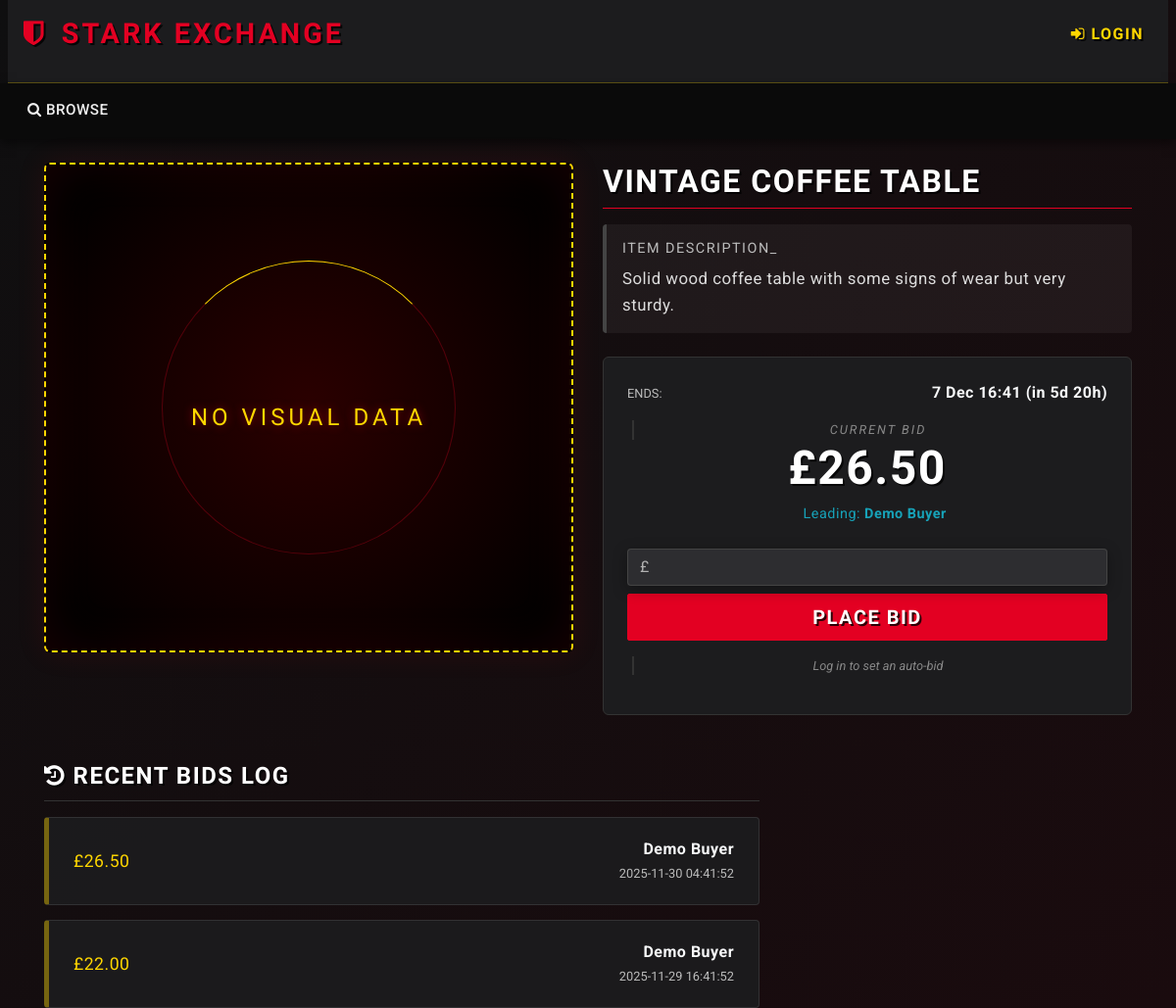
/listing.php?item_id=1, run on the app's committed database.
### tables this page shows
CREATE TABLE auctions (
    auction_id    INT AUTO_INCREMENT PRIMARY KEY,
    item_id       INT NOT NULL,
    seller_id     INT NOT NULL,
    start_price   DECIMAL(10,2) NOT NULL,
    reserve_price DECIMAL(10,2),
    start_date    DATETIME NOT NULL DEFAULT CURRENT_TIMESTAMP,
    end_date      DATETIME NOT NULL,
    winner_id     INT NULL,
     
     
     
     
     
     
    status        ENUM('pending','active','finished','cancelled','removed')
                  NOT NULL DEFAULT 'pending',

    CONSTRAINT fk_auctions_item
        FOREIGN KEY (item_id)
        REFERENCES items(item_id)
        ON DELETE CASCADE
        ON UPDATE CASCADE,

    CONSTRAINT fk_auctions_seller
        FOREIGN KEY (seller_id)
        REFERENCES users(user_id)
        ON DELETE CASCADE
        ON UPDATE CASCADE,

    CONSTRAINT fk_auctions_winner
        FOREIGN KEY (winner_id)
        REFERENCES users(user_id)
        ON DELETE SET NULL
        ON UPDATE CASCADE
);

CREATE TABLE items (
    item_id      INT AUTO_INCREMENT PRIMARY KEY,
    title        VARCHAR(255) NOT NULL,
    description  TEXT,
    image_path   VARCHAR(255) DEFAULT NULL,
    category_id  INT NOT NULL,
    seller_id    INT NOT NULL,
    created_at   DATETIME NOT NULL DEFAULT CURRENT_TIMESTAMP,

    CONSTRAINT fk_items_category
        FOREIGN KEY (category_id)
        REFERENCES categories(category_id)
        ON DELETE RESTRICT
        ON UPDATE CASCADE,

    CONSTRAINT fk_items_seller
        FOREIGN KEY (seller_id)
        REFERENCES users(user_id)
        ON DELETE CASCADE
        ON UPDATE CASCADE
);

CREATE TABLE users (
    user_id        INT AUTO_INCREMENT PRIMARY KEY,
    name           VARCHAR(100) NOT NULL,
    email          VARCHAR(255) NOT NULL UNIQUE,
    password_hash  VARCHAR(255) NOT NULL,
    role_id        INT NOT NULL,
    created_at     DATETIME NOT NULL DEFAULT CURRENT_TIMESTAMP,

    CONSTRAINT fk_users_role
        FOREIGN KEY (role_id)
        REFERENCES roles(role_id)
        ON DELETE RESTRICT
        ON UPDATE CASCADE
);

CREATE TABLE bids (
    bid_id      INT AUTO_INCREMENT PRIMARY KEY,
    auction_id  INT NOT NULL,
    buyer_id    INT NOT NULL,
    bid_amount  DECIMAL(10,2) NOT NULL,
    bid_time    DATETIME NOT NULL DEFAULT CURRENT_TIMESTAMP,

    CONSTRAINT fk_bids_auction
        FOREIGN KEY (auction_id)
        REFERENCES auctions(auction_id)
        ON DELETE CASCADE
        ON UPDATE CASCADE,

    CONSTRAINT fk_bids_buyer
        FOREIGN KEY (buyer_id)
        REFERENCES users(user_id)
        ON DELETE CASCADE
        ON UPDATE CASCADE
);

### utilities.php (called while the page is built, shortened)
<?php
function get_db() {
    static $conn = null;
    if ($conn === null) {
        $conn = new mysqli(DB_HOST, DB_USER, DB_PASS, DB_NAME);
        $conn->set_charset(DB_CHARSET);
    }
    return $conn;
}
function db_query($sql, $types = '', $params = []) {
    $conn = get_db();
    $stmt = $conn->prepare($sql);
    $stmt->bind_param($types, ...$params);
    if (!$stmt->execute()) {
        die('Execute failed: ' . $stmt->error);
    }
    return $stmt->get_result();
}
function is_logged_in() {
    return isset($_SESSION['user_id']);
}
function current_user_role() {
    return $_SESSION['role_name'] ?? null;
}
function display_time_remaining($interval) {
    if ($interval->days == 0 && $interval->h == 0) {
      $time_remaining = $interval->format('%im %Ss');
    }
    else if ($interval->days == 0) {
      $time_remaining = $interval->format('%hh %im');
    }
    else {
      $time_remaining = $interval->format('%ad %hh');
    }
  return $time_remaining;
}
?>

### listing.php (the view, shortened to what this page needs)
<?php
require_once 'utilities.php';
include_once 'header.php';
$item_id = (int)$_GET['item_id'];
$sql = "
    SELECT
      a.auction_id,
      a.start_price,
      a.end_date,
      a.status,
      a.winner_id,
      i.title,
      i.description,
      i.image_path
    FROM auctions a
    JOIN items i ON a.item_id = i.item_id
    WHERE i.item_id = ?
    ORDER BY a.end_date DESC
    LIMIT 1
";
$result = db_query($sql, 'i', [$item_id]);
$row = $result->fetch_assoc();
$auction_id  = (int)$row['auction_id'];
$title       = $row['title'];
$description = $row['description'];
$start_price = (float)$row['start_price'];
$end_time    = new DateTime($row['end_date']);
$winner_id   = $row['winner_id'] !== null ? (int)$row['winner_id'] : null;
$image_path  = $row['image_path'];
$sql_bid = "
    SELECT
      COUNT(*) AS num_bids,
      MAX(bid_amount) AS max_bid
    FROM bids
    WHERE auction_id = ?
";
$result_bid = db_query($sql_bid, 'i', [$auction_id]);
$bid_row = $result_bid->fetch_assoc();
$num_bids = (int)$bid_row['num_bids'];
$max_bid  = $bid_row['max_bid'];
$current_price = ($max_bid === null) ? $start_price : (float)$max_bid;
$current_winner = null;
if ($num_bids > 0) {
    $sql_winner = "
        SELECT u.name
        FROM bids b
        JOIN users u ON b.buyer_id = u.user_id
        WHERE b.auction_id = ?
        ORDER BY b.bid_amount DESC, b.bid_time ASC
        LIMIT 1
    ";
    $result_winner = db_query($sql_winner, 'i', [$auction_id]);
    if ($result_winner && $winner_row = $result_winner->fetch_assoc()) {
        $current_winner = $winner_row['name'];
    }
}
$has_session = is_logged_in();
$paid = false;
$now = new DateTime();
$time_remaining = '';
if ($now < $end_time) {
    $time_to_end = date_diff($now, $end_time);
    $time_remaining = ' (in ' . display_time_remaining($time_to_end) . ')';
}
$sql_history = "
    SELECT
        b.bid_amount,
        b.bid_time,
        u.name
    FROM bids b
    JOIN users u ON b.buyer_id = u.user_id
    WHERE b.auction_id = ?
    ORDER BY b.bid_time DESC
    LIMIT 5
";
$result_history = db_query($sql_history, 'i', [$auction_id]);
$bid_history = [];
if ($result_history && $result_history->num_rows > 0) {
    while ($h = $result_history->fetch_assoc()) {
        $bid_history[] = $h;
    }
}
?>
<div class="container mt-4">
    <div class="row">
        <div class="col-md-6 mb-4">
            <?php if (!empty($image_path)): ?>
                <?php $img_src = htmlspecialchars($image_path); ?>
                <div style="border: 2px solid var(--color-accent); border-radius: 6px; overflow: hidden; box-shadow: 0 0 30px rgba(227, 0, 34, 0.2);">
                    <img src="<?php echo $img_src; ?>" alt="Item Image" style="width: 100%; height: 500px; object-fit: cover;">
                </div>
            <?php else: ?>
                <div class="img-placeholder-lg" style="height: 500px;"></div>
            <?php endif; ?>
        </div>
        <div class="col-md-6">
            <div class="d-flex justify-content-between align-items-start mb-3 border-bottom pb-2" style="border-color: var(--color-primary) !important;">
                <h2 class="text-uppercase m-0" style="font-family: 'Oswald', sans-serif; color: #fff; letter-spacing: 1px;">
                    <?php echo htmlspecialchars($title); ?>
                </h2>
            </div>
            <div class="item-description p-3 mb-4" style="background: rgba(255,255,255,0.05); border-left: 4px solid #444; border-radius: 4px;">
                <h5 class="text-muted mb-2" style="font-size: 0.9rem; letter-spacing: 1px;">ITEM DESCRIPTION_</h5>
                <div style="color: #ddd; font-size: 1.05rem; line-height: 1.6;">
                    <?php echo nl2br(htmlspecialchars($description)); ?>
                </div>
            </div>
            <div class="bidding-zone p-4" style="background-color: var(--color-bg-secondary); border: 1px solid #333; border-radius: 6px;">
                <?php if ($now > $end_time): ?>
                    <div class="alert alert-dark border-danger text-center font-weight-bold" style="color: #ff6b6b;">
                        This auction ended <?php echo date_format($end_time, 'j M H:i'); ?>
                    </div>
                    <?php if ($has_session && isset($user_id) && $winner_id === $user_id): ?>
                        <?php if (!$paid): ?>
                            <a href="pay.php?auction_id=<?php echo $auction_id; ?>" class="btn btn-success btn-block mt-2">Pay now</a>
                        <?php else: ?>
                            <span class="badge bg-success mt-2 w-100 p-2">Paid</span>
                        <?php endif; ?>
                    <?php endif; ?>
                <?php else: ?>
                    <div class="d-flex justify-content-between align-items-center mb-3">
                        <span class="text-muted text-uppercase small">Ends:</span>
                        <span class="font-weight-bold text-light"><?php echo date_format($end_time, 'j M H:i') . $time_remaining; ?></span>
                    </div>
                    <div class="text-center mb-4">
                        <p class="lead mb-0 text-muted" style="font-size: 0.8rem; letter-spacing: 2px;">CURRENT BID</p>
                        <h1 style="color: var(--color-accent); font-family: 'Oswald', sans-serif; font-size: 3rem; margin: 0;">
                            £<?php echo number_format($current_price, 2); ?>
                        </h1>
                        <?php if ($current_winner): ?>
                            <p class="text-info mb-0" style="font-size: 0.9rem; margin-top: 0.5rem;">
                                <i class="fas fa-trophy"></i> Leading: <strong><?php echo htmlspecialchars($current_winner); ?></strong>
                            </p>
                        <?php endif; ?>
                    </div>
                    <?php if (current_user_role() !== 'seller' && current_user_role() !== 'admin'): ?>
                        <form method="POST" action="place_bid.php" class="mb-3">
                            <div class="input-group mb-2">
                                <div class="input-group-prepend">
                                    <span class="input-group-text border-0" style="background: #333; color: var(--color-accent);">£</span>
                                </div>
                                <input type="number" class="form-control" name="bid_amount"
                                       style="background: #222; color: #fff; border: 1px solid #444;"
                                       step="0.01" min="<?php echo $current_price + 0.01; ?>" required>
                            </div>
                            <button type="submit" class="btn btn-primary btn-lg btn-block" style="font-family: 'Oswald', sans-serif; letter-spacing: 1px;">
                                PLACE BID
                            </button>
                        </form>
                        <?php if ($has_session && current_user_role() !== 'seller' && current_user_role() !== 'admin'): ?>
                            <div class="card bg-transparent border-0">
                                <div class="card-header p-0 bg-transparent border-0 text-center">
                                    <button class="btn btn-link text-muted text-decoration-none small" type="button" data-toggle="collapse" data-target="#collapseAutoBid">
                                        <i class="fa fa-cogs"></i> Set Auto-bid (Advanced)
                                    </button>
                                </div>
                                <div id="collapseAutoBid" class="collapse">
                                    <div class="card-body p-3 mt-2" style="border: 1px dashed #555; border-radius: 4px; background: rgba(0,0,0,0.2);">
                                        <form method="POST" action="set_autobid.php">
                                            <input type="hidden" name="auction_id" value="<?php echo $auction_id; ?>">
                                            <div class="form-group mb-2">
                                                <label class="small text-muted">Max Amount</label>
                                                <input type="number" class="form-control form-control-sm bg-dark text-light border-secondary" name="max_amount" step="0.01" min="<?php echo $current_price + 0.01; ?>" required>
                                            </div>
                                            <div class="form-group mb-2">
                                                <label class="small text-muted">Step</label>
                                                <input type="number" class="form-control form-control-sm bg-dark text-light border-secondary" name="step" step="0.01" min="0.01" required>
                                            </div>
                                            <button type="submit" class="btn btn-outline-secondary btn-sm btn-block mt-2">Save Auto-bid</button>
                                        </form>
                                    </div>
                                </div>
                            </div>
                        <?php else: ?>
                            <p class="text-muted small text-center mt-3">Log in to set an auto-bid</p>
                        <?php endif; ?>
                    <?php else: ?>
                        <div class="alert alert-info text-center" style="background: rgba(23, 162, 184, 0.1); border-color: #17a2b8;">
                            <i class="fa fa-info-circle"></i> Sellers can only browse and view auctions. To place bids, please register as a buyer.
                        </div>
                    <?php endif; ?>
                <?php endif; ?>
            </div>
        </div>
    </div>
    <div class="row mt-5">
        <div class="col-md-8">
            <h4 class="text-uppercase mb-3" style="font-family: 'Oswald', sans-serif; color: #aaa; border-bottom: 1px solid #333; padding-bottom: 10px;">
                <i class="fa fa-history"></i> Recent Bids Log
            </h4>
            <?php if (empty($bid_history)): ?>
                <p class="text-muted font-italic">No bids recorded in the database.</p>
            <?php else: ?>
                <ul class="list-group">
                    <?php foreach ($bid_history as $bh): ?>
                        <li class="list-group-item d-flex justify-content-between align-items-center"
                            style="background-color: var(--color-bg-secondary); border-color: #333; color: #ccc;">
                            <span style="font-family: 'Oswald', sans-serif; font-size: 1.1rem; color: var(--color-accent);">
                                £<?php echo number_format((float)$bh['bid_amount'], 2); ?>
                            </span>
                            <div class="text-right">
                                <span class="font-weight-bold text-light"><?php echo htmlspecialchars($bh['name']); ?></span>
                                <br>
                                <small class="text-muted" style="font-family: monospace;">
                                    <?php echo date('Y-m-d H:i:s', strtotime($bh['bid_time'])); ?>
                                </small>
                            </div>
                        </li>
                    <?php endforeach; ?>
                </ul>
            <?php endif; ?>
        </div>
        <div class="col-md-4 text-right">
        </div>
    </div>
</div>
<?php include_once "footer.php"; ?>

### data on the page
auctions: item.title "VINTAGE COFFEE TABLE", item.description "Solid wood coffee table with some signs of wear but very sturdy.", end_date "7 Dec 16:41", end_date "(in 5d 20h)"
users: name "Demo Buyer"
bids: bid_amount "26.50", buyer.name "Demo Buyer", bid_time "2025-11-30 04:41:52"
bids: bid_amount "22.00", buyer.name "Demo Buyer", bid_time "2025-11-29 16:41:52"

### other printed values
$current_price "26.50"
